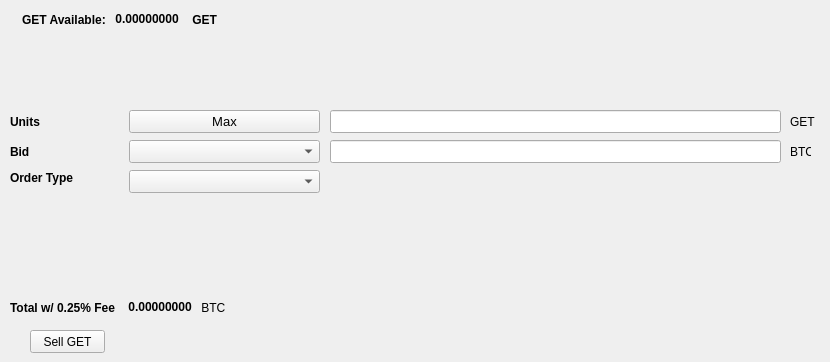
   <widget class="QWidget" name="SellTab">
    <attribute name="title">
     <string>Sell</string>
    </attribute>
    <widget class="QLabel" name="label_16">
     <property name="geometry">
      <rect>
       <x>790</x>
       <y>140</y>
       <width>21</width>
       <height>23</height>
      </rect>
     </property>
     <property name="text">
      <string>BTC</string>
     </property>
    </widget>
    <widget class="QComboBox" name="SellBidcomboBox">
     <property name="geometry">
      <rect>
       <x>129</x>
       <y>140</y>
       <width>191</width>
       <height>23</height>
      </rect>
     </property>
     <property name="font">
      <font>
       <pointsize>10</pointsize>
      </font>
     </property>
    </widget>
    <widget class="QLabel" name="label_18">
     <property name="geometry">
      <rect>
       <x>10</x>
       <y>110</y>
       <width>46</width>
       <height>23</height>
      </rect>
     </property>
     <property name="font">
      <font>
       <weight>75</weight>
       <bold>true</bold>
      </font>
     </property>
     <property name="text">
      <string>Units</string>
     </property>
    </widget>
    <widget class="QPushButton" name="Sell_Max_Amount">
     <property name="geometry">
      <rect>
       <x>129</x>
       <y>110</y>
       <width>191</width>
       <height>23</height>
      </rect>
     </property>
     <property name="font">
      <font>
       <pointsize>10</pointsize>
      </font>
     </property>
     <property name="text">
      <string>Max</string>
     </property>
    </widget>
    <widget class="QLabel" name="label_20">
     <property name="geometry">
      <rect>
       <x>10</x>
       <y>170</y>
       <width>71</width>
       <height>16</height>
      </rect>
     </property>
     <property name="font">
      <font>
       <weight>75</weight>
       <bold>true</bold>
      </font>
     </property>
     <property name="text">
      <string>Order Type</string>
     </property>
    </widget>
    <widget class="QComboBox" name="SellOrdertypeCombo">
     <property name="geometry">
      <rect>
       <x>129</x>
       <y>170</y>
       <width>191</width>
       <height>23</height>
      </rect>
     </property>
     <property name="font">
      <font>
       <pointsize>10</pointsize>
      </font>
     </property>
    </widget>
    <widget class="QLabel" name="label_21">
     <property name="geometry">
      <rect>
       <x>10</x>
       <y>140</y>
       <width>46</width>
       <height>23</height>
      </rect>
     </property>
     <property name="font">
      <font>
       <weight>75</weight>
       <bold>true</bold>
      </font>
     </property>
     <property name="text">
      <string>Bid</string>
     </property>
    </widget>
    <widget class="QLabel" name="label_22">
     <property name="geometry">
      <rect>
       <x>790</x>
       <y>110</y>
       <width>31</width>
       <height>23</height>
      </rect>
     </property>
     <property name="text">
      <string>GET</string>
     </property>
    </widget>
    <widget class="QLineEdit" name="UnitsInputGET">
     <property name="geometry">
      <rect>
       <x>330</x>
       <y>110</y>
       <width>451</width>
       <height>23</height>
      </rect>
     </property>
     <property name="font">
      <font>
       <pointsize>9</pointsize>
       <weight>75</weight>
       <bold>true</bold>
      </font>
     </property>
    </widget>
    <widget class="QLineEdit" name="SellBidPriceEdit">
     <property name="geometry">
      <rect>
       <x>330</x>
       <y>140</y>
       <width>451</width>
       <height>23</height>
      </rect>
     </property>
     <property name="font">
      <font>
       <pointsize>9</pointsize>
       <weight>75</weight>
       <bold>true</bold>
      </font>
     </property>
    </widget>
    <widget class="QPushButton" name="SellGETBTN">
     <property name="geometry">
      <rect>
       <x>30</x>
       <y>330</y>
       <width>75</width>
       <height>23</height>
      </rect>
     </property>
     <property name="text">
      <string>Sell GET</string>
     </property>
    </widget>
    <widget class="QWidget" name="layoutWidget">
     <property name="geometry">
      <rect>
       <x>22</x>
       <y>12</y>
       <width>200</width>
       <height>15</height>
      </rect>
     </property>
     <layout class="QHBoxLayout" name="horizontalLayout">
      <item>
       <widget class="QLabel" name="label232_2">
        <property name="font">
         <font>
          <weight>75</weight>
          <bold>true</bold>
         </font>
        </property>
        <property name="text">
         <string>GET Available:</string>
        </property>
       </widget>
      </item>
      <item>
       <widget class="QLabel" name="GETAvailableLabel">
        <property name="palette">
         <palette>
          <active>
           <colorrole role="WindowText">
            <brush brushstyle="SolidPattern">
             <color alpha="255">
              <red>0</red>
              <green>0</green>
              <blue>0</blue>
             </color>
            </brush>
           </colorrole>
           <colorrole role="Button">
            <brush brushstyle="SolidPattern">
             <color alpha="255">
              <red>0</red>
              <green>170</green>
              <blue>0</blue>
             </color>
            </brush>
           </colorrole>
           <colorrole role="Light">
            <brush brushstyle="SolidPattern">
             <color alpha="255">
              <red>0</red>
              <green>255</green>
              <blue>0</blue>
             </color>
            </brush>
           </colorrole>
           <colorrole role="Midlight">
            <brush brushstyle="SolidPattern">
             <color alpha="255">
              <red>0</red>
              <green>212</green>
              <blue>0</blue>
             </color>
            </brush>
           </colorrole>
           <colorrole role="Dark">
            <brush brushstyle="SolidPattern">
             <color alpha="255">
              <red>0</red>
              <green>85</green>
              <blue>0</blue>
             </color>
            </brush>
           </colorrole>
           <colorrole role="Mid">
            <brush brushstyle="SolidPattern">
             <color alpha="255">
              <red>0</red>
              <green>113</green>
              <blue>0</blue>
             </color>
            </brush>
           </colorrole>
           <colorrole role="Text">
            <brush brushstyle="SolidPattern">
             <color alpha="255">
              <red>0</red>
              <green>170</green>
              <blue>0</blue>
             </color>
            </brush>
           </colorrole>
           <colorrole role="BrightText">
            <brush brushstyle="SolidPattern">
             <color alpha="255">
              <red>255</red>
              <green>255</green>
              <blue>255</blue>
             </color>
            </brush>
           </colorrole>
           <colorrole role="ButtonText">
            <brush brushstyle="SolidPattern">
             <color alpha="255">
              <red>0</red>
              <green>0</green>
              <blue>0</blue>
             </color>
            </brush>
           </colorrole>
           <colorrole role="Base">
            <brush brushstyle="SolidPattern">
             <color alpha="255">
              <red>255</red>
              <green>255</green>
              <blue>255</blue>
             </color>
            </brush>
           </colorrole>
           <colorrole role="Window">
            <brush brushstyle="SolidPattern">
             <color alpha="255">
              <red>0</red>
              <green>170</green>
              <blue>0</blue>
             </color>
            </brush>
           </colorrole>
           <colorrole role="Shadow">
            <brush brushstyle="SolidPattern">
             <color alpha="255">
              <red>0</red>
              <green>0</green>
              <blue>0</blue>
             </color>
            </brush>
           </colorrole>
           <colorrole role="AlternateBase">
            <brush brushstyle="SolidPattern">
             <color alpha="255">
              <red>127</red>
              <green>212</green>
              <blue>127</blue>
             </color>
            </brush>
           </colorrole>
           <colorrole role="ToolTipBase">
            <brush brushstyle="SolidPattern">
             <color alpha="255">
              <red>255</red>
              <green>255</green>
              <blue>220</blue>
             </color>
            </brush>
           </colorrole>
           <colorrole role="ToolTipText">
            <brush brushstyle="SolidPattern">
             <color alpha="255">
              <red>0</red>
              <green>0</green>
              <blue>0</blue>
             </color>
            </brush>
           </colorrole>
          </active>
          <inactive>
           <colorrole role="WindowText">
            <brush brushstyle="SolidPattern">
             <color alpha="255">
              <red>0</red>
              <green>0</green>
              <blue>0</blue>
             </color>
            </brush>
           </colorrole>
           <colorrole role="Button">
            <brush brushstyle="SolidPattern">
             <color alpha="255">
              <red>0</red>
              <green>170</green>
              <blue>0</blue>
             </color>
            </brush>
           </colorrole>
           <colorrole role="Light">
            <brush brushstyle="SolidPattern">
             <color alpha="255">
              <red>0</red>
              <green>255</green>
              <blue>0</blue>
             </color>
            </brush>
           </colorrole>
           <colorrole role="Midlight">
            <brush brushstyle="SolidPattern">
             <color alpha="255">
              <red>0</red>
              <green>212</green>
              <blue>0</blue>
             </color>
            </brush>
           </colorrole>
           <colorrole role="Dark">
            <brush brushstyle="SolidPattern">
             <color alpha="255">
              <red>0</red>
              <green>85</green>
              <blue>0</blue>
             </color>
            </brush>
           </colorrole>
           <colorrole role="Mid">
            <brush brushstyle="SolidPattern">
             <color alpha="255">
              <red>0</red>
              <green>113</green>
              <blue>0</blue>
             </color>
            </brush>
           </colorrole>
           <colorrole role="Text">
            <brush brushstyle="SolidPattern">
             <color alpha="255">
              <red>0</red>
              <green>170</green>
              <blue>0</blue>
             </color>
            </brush>
           </colorrole>
           <colorrole role="BrightText">
            <brush brushstyle="SolidPattern">
             <color alpha="255">
              <red>255</red>
              <green>255</green>
              <blue>255</blue>
             </color>
            </brush>
           </colorrole>
           <colorrole role="ButtonText">
            <brush brushstyle="SolidPattern">
             <color alpha="255">
              <red>0</red>
              <green>0</green>
              <blue>0</blue>
             </color>
            </brush>
           </colorrole>
           <colorrole role="Base">
            <brush brushstyle="SolidPattern">
             <color alpha="255">
              <red>255</red>
              <green>255</green>
              <blue>255</blue>
             </color>
            </brush>
           </colorrole>
           <colorrole role="Window">
            <brush brushstyle="SolidPattern">
             <color alpha="255">
              <red>0</red>
              <green>170</green>
              <blue>0</blue>
             </color>
            </brush>
           </colorrole>
           <colorrole role="Shadow">
            <brush brushstyle="SolidPattern">
             <color alpha="255">
              <red>0</red>
              <green>0</green>
              <blue>0</blue>
             </color>
            </brush>
           </colorrole>
           <colorrole role="AlternateBase">
            <brush brushstyle="SolidPattern">
             <color alpha="255">
              <red>127</red>
              <green>212</green>
              <blue>127</blue>
             </color>
            </brush>
           </colorrole>
           <colorrole role="ToolTipBase">
            <brush brushstyle="SolidPattern">
             <color alpha="255">
              <red>255</red>
              <green>255</green>
              <blue>220</blue>
             </color>
            </brush>
           </colorrole>
           <colorrole role="ToolTipText">
            <brush brushstyle="SolidPattern">
             <color alpha="255">
              <red>0</red>
              <green>0</green>
              <blue>0</blue>
             </color>
            </brush>
           </colorrole>
          </inactive>
          <disabled>
           <colorrole role="WindowText">
            <brush brushstyle="SolidPattern">
             <color alpha="255">
              <red>0</red>
              <green>85</green>
              <blue>0</blue>
             </color>
            </brush>
           </colorrole>
           <colorrole role="Button">
            <brush brushstyle="SolidPattern">
             <color alpha="255">
              <red>0</red>
              <green>170</green>
              <blue>0</blue>
             </color>
            </brush>
           </colorrole>
           <colorrole role="Light">
            <brush brushstyle="SolidPattern">
             <color alpha="255">
              <red>0</red>
              <green>255</green>
              <blue>0</blue>
             </color>
            </brush>
           </colorrole>
           <colorrole role="Midlight">
            <brush brushstyle="SolidPattern">
             <color alpha="255">
              <red>0</red>
              <green>212</green>
              <blue>0</blue>
             </color>
            </brush>
           </colorrole>
           <colorrole role="Dark">
            <brush brushstyle="SolidPattern">
             <color alpha="255">
              <red>0</red>
              <green>85</green>
              <blue>0</blue>
             </color>
            </brush>
           </colorrole>
           <colorrole role="Mid">
            <brush brushstyle="SolidPattern">
             <color alpha="255">
              <red>0</red>
              <green>113</green>
              <blue>0</blue>
             </color>
            </brush>
           </colorrole>
           <colorrole role="Text">
            <brush brushstyle="SolidPattern">
             <color alpha="255">
              <red>0</red>
              <green>85</green>
              <blue>0</blue>
             </color>
            </brush>
           </colorrole>
           <colorrole role="BrightText">
            <brush brushstyle="SolidPattern">
             <color alpha="255">
              <red>255</red>
              <green>255</green>
              <blue>255</blue>
             </color>
            </brush>
           </colorrole>
           <colorrole role="ButtonText">
            <brush brushstyle="SolidPattern">
             <color alpha="255">
              <red>0</red>
              <green>85</green>
              <blue>0</blue>
             </color>
            </brush>
           </colorrole>
           <colorrole role="Base">
            <brush brushstyle="SolidPattern">
             <color alpha="255">
              <red>0</red>
              <green>170</green>
              <blue>0</blue>
             </color>
            </brush>
           </colorrole>
           <colorrole role="Window">
            <brush brushstyle="SolidPattern">
             <color alpha="255">
              <red>0</red>
              <green>170</green>
              <blue>0</blue>
             </color>
            </brush>
           </colorrole>
           <colorrole role="Shadow">
            <brush brushstyle="SolidPattern">
             <color alpha="255">
              <red>0</red>
              <green>0</green>
              <blue>0</blue>
             </color>
            </brush>
           </colorrole>
           <colorrole role="AlternateBase">
            <brush brushstyle="SolidPattern">
             <color alpha="255">
              <red>0</red>
              <green>170</green>
              <blue>0</blue>
             </color>
            </brush>
           </colorrole>
           <colorrole role="ToolTipBase">
            <brush brushstyle="SolidPattern">
             <color alpha="255">
              <red>255</red>
              <green>255</green>
              <blue>220</blue>
             </color>
            </brush>
           </colorrole>
           <colorrole role="ToolTipText">
            <brush brushstyle="SolidPattern">
             <color alpha="255">
              <red>0</red>
              <green>0</green>
              <blue>0</blue>
             </color>
            </brush>
           </colorrole>
          </disabled>
         </palette>
        </property>
        <property name="font">
         <font>
          <weight>75</weight>
          <bold>true</bold>
         </font>
        </property>
        <property name="text">
         <string> 0.00000000 </string>
        </property>
        <property name="textInteractionFlags">
         <set>Qt::LinksAccessibleByMouse|Qt::TextSelectableByKeyboard|Qt::TextSelectableByMouse</set>
        </property>
       </widget>
      </item>
      <item>
       <widget class="QLabel" name="labelGET">
        <property name="font">
         <font>
          <weight>75</weight>
          <bold>true</bold>
         </font>
        </property>
        <property name="text">
         <string> GET</string>
        </property>
       </widget>
      </item>
     </layout>
    </widget>
    <widget class="QWidget" name="layoutWidget">
     <property name="geometry">
      <rect>
       <x>10</x>
       <y>300</y>
       <width>218</width>
       <height>15</height>
      </rect>
     </property>
     <layout class="QHBoxLayout" name="horizontalLayout_2">
      <item>
       <widget class="QLabel" name="label_19">
        <property name="font">
         <font>
          <weight>75</weight>
          <bold>true</bold>
         </font>
        </property>
        <property name="text">
         <string>Total w/ 0.25% Fee </string>
        </property>
       </widget>
      </item>
      <item>
       <widget class="QLabel" name="SellCostLabel">
        <property name="palette">
         <palette>
          <active>
           <colorrole role="WindowText">
            <brush brushstyle="SolidPattern">
             <color alpha="255">
              <red>0</red>
              <green>0</green>
              <blue>0</blue>
             </color>
            </brush>
           </colorrole>
           <colorrole role="Button">
            <brush brushstyle="SolidPattern">
             <color alpha="255">
              <red>0</red>
              <green>170</green>
              <blue>0</blue>
             </color>
            </brush>
           </colorrole>
           <colorrole role="Light">
            <brush brushstyle="SolidPattern">
             <color alpha="255">
              <red>0</red>
              <green>255</green>
              <blue>0</blue>
             </color>
            </brush>
           </colorrole>
           <colorrole role="Midlight">
            <brush brushstyle="SolidPattern">
             <color alpha="255">
              <red>0</red>
              <green>212</green>
              <blue>0</blue>
             </color>
            </brush>
           </colorrole>
           <colorrole role="Dark">
            <brush brushstyle="SolidPattern">
             <color alpha="255">
              <red>0</red>
              <green>85</green>
              <blue>0</blue>
             </color>
            </brush>
           </colorrole>
           <colorrole role="Mid">
            <brush brushstyle="SolidPattern">
             <color alpha="255">
              <red>0</red>
              <green>113</green>
              <blue>0</blue>
             </color>
            </brush>
           </colorrole>
           <colorrole role="Text">
            <brush brushstyle="SolidPattern">
             <color alpha="255">
              <red>0</red>
              <green>170</green>
              <blue>0</blue>
             </color>
            </brush>
           </colorrole>
           <colorrole role="BrightText">
            <brush brushstyle="SolidPattern">
             <color alpha="255">
              <red>255</red>
              <green>255</green>
              <blue>255</blue>
             </color>
            </brush>
           </colorrole>
           <colorrole role="ButtonText">
            <brush brushstyle="SolidPattern">
             <color alpha="255">
              <red>0</red>
              <green>0</green>
              <blue>0</blue>
             </color>
            </brush>
           </colorrole>
           <colorrole role="Base">
            <brush brushstyle="SolidPattern">
             <color alpha="255">
              <red>255</red>
              <green>255</green>
              <blue>255</blue>
             </color>
            </brush>
           </colorrole>
           <colorrole role="Window">
            <brush brushstyle="SolidPattern">
             <color alpha="255">
              <red>0</red>
              <green>170</green>
              <blue>0</blue>
             </color>
            </brush>
           </colorrole>
           <colorrole role="Shadow">
            <brush brushstyle="SolidPattern">
             <color alpha="255">
              <red>0</red>
              <green>0</green>
              <blue>0</blue>
             </color>
            </brush>
           </colorrole>
           <colorrole role="AlternateBase">
            <brush brushstyle="SolidPattern">
             <color alpha="255">
              <red>127</red>
              <green>212</green>
              <blue>127</blue>
             </color>
            </brush>
           </colorrole>
           <colorrole role="ToolTipBase">
            <brush brushstyle="SolidPattern">
             <color alpha="255">
              <red>255</red>
              <green>255</green>
              <blue>220</blue>
             </color>
            </brush>
           </colorrole>
           <colorrole role="ToolTipText">
            <brush brushstyle="SolidPattern">
             <color alpha="255">
              <red>0</red>
              <green>0</green>
              <blue>0</blue>
             </color>
            </brush>
           </colorrole>
          </active>
          <inactive>
           <colorrole role="WindowText">
            <brush brushstyle="SolidPattern">
             <color alpha="255">
              <red>0</red>
              <green>0</green>
              <blue>0</blue>
             </color>
            </brush>
           </colorrole>
           <colorrole role="Button">
            <brush brushstyle="SolidPattern">
             <color alpha="255">
              <red>0</red>
              <green>170</green>
              <blue>0</blue>
             </color>
            </brush>
           </colorrole>
           <colorrole role="Light">
            <brush brushstyle="SolidPattern">
             <color alpha="255">
              <red>0</red>
              <green>255</green>
              <blue>0</blue>
             </color>
            </brush>
           </colorrole>
           <colorrole role="Midlight">
            <brush brushstyle="SolidPattern">
             <color alpha="255">
              <red>0</red>
              <green>212</green>
              <blue>0</blue>
             </color>
            </brush>
           </colorrole>
           <colorrole role="Dark">
            <brush brushstyle="SolidPattern">
             <color alpha="255">
              <red>0</red>
              <green>85</green>
              <blue>0</blue>
             </color>
            </brush>
           </colorrole>
           <colorrole role="Mid">
            <brush brushstyle="SolidPattern">
             <color alpha="255">
              <red>0</red>
              <green>113</green>
              <blue>0</blue>
             </color>
            </brush>
           </colorrole>
           <colorrole role="Text">
            <brush brushstyle="SolidPattern">
             <color alpha="255">
              <red>0</red>
              <green>170</green>
              <blue>0</blue>
             </color>
            </brush>
           </colorrole>
           <colorrole role="BrightText">
            <brush brushstyle="SolidPattern">
             <color alpha="255">
              <red>255</red>
              <green>255</green>
              <blue>255</blue>
             </color>
            </brush>
           </colorrole>
           <colorrole role="ButtonText">
            <brush brushstyle="SolidPattern">
             <color alpha="255">
              <red>0</red>
              <green>0</green>
              <blue>0</blue>
             </color>
            </brush>
           </colorrole>
           <colorrole role="Base">
            <brush brushstyle="SolidPattern">
             <color alpha="255">
              <red>255</red>
              <green>255</green>
              <blue>255</blue>
             </color>
            </brush>
           </colorrole>
           <colorrole role="Window">
            <brush brushstyle="SolidPattern">
             <color alpha="255">
              <red>0</red>
              <green>170</green>
              <blue>0</blue>
             </color>
            </brush>
           </colorrole>
           <colorrole role="Shadow">
            <brush brushstyle="SolidPattern">
             <color alpha="255">
              <red>0</red>
              <green>0</green>
              <blue>0</blue>
             </color>
            </brush>
           </colorrole>
           <colorrole role="AlternateBase">
            <brush brushstyle="SolidPattern">
             <color alpha="255">
              <red>127</red>
              <green>212</green>
              <blue>127</blue>
             </color>
            </brush>
           </colorrole>
           <colorrole role="ToolTipBase">
            <brush brushstyle="SolidPattern">
             <color alpha="255">
              <red>255</red>
              <green>255</green>
              <blue>220</blue>
             </color>
            </brush>
           </colorrole>
           <colorrole role="ToolTipText">
            <brush brushstyle="SolidPattern">
             <color alpha="255">
              <red>0</red>
              <green>0</green>
              <blue>0</blue>
             </color>
            </brush>
           </colorrole>
          </inactive>
          <disabled>
           <colorrole role="WindowText">
            <brush brushstyle="SolidPattern">
             <color alpha="255">
              <red>0</red>
              <green>85</green>
              <blue>0</blue>
             </color>
            </brush>
           </colorrole>
           <colorrole role="Button">
            <brush brushstyle="SolidPattern">
             <color alpha="255">
              <red>0</red>
              <green>170</green>
              <blue>0</blue>
             </color>
            </brush>
           </colorrole>
           <colorrole role="Light">
            <brush brushstyle="SolidPattern">
             <color alpha="255">
              <red>0</red>
              <green>255</green>
              <blue>0</blue>
             </color>
            </brush>
           </colorrole>
           <colorrole role="Midlight">
            <brush brushstyle="SolidPattern">
             <color alpha="255">
              <red>0</red>
              <green>212</green>
              <blue>0</blue>
             </color>
            </brush>
           </colorrole>
           <colorrole role="Dark">
            <brush brushstyle="SolidPattern">
             <color alpha="255">
              <red>0</red>
              <green>85</green>
              <blue>0</blue>
             </color>
            </brush>
           </colorrole>
           <colorrole role="Mid">
            <brush brushstyle="SolidPattern">
             <color alpha="255">
              <red>0</red>
              <green>113</green>
              <blue>0</blue>
             </color>
            </brush>
           </colorrole>
           <colorrole role="Text">
            <brush brushstyle="SolidPattern">
             <color alpha="255">
              <red>0</red>
              <green>85</green>
              <blue>0</blue>
             </color>
            </brush>
           </colorrole>
           <colorrole role="BrightText">
            <brush brushstyle="SolidPattern">
             <color alpha="255">
              <red>255</red>
              <green>255</green>
              <blue>255</blue>
             </color>
            </brush>
           </colorrole>
           <colorrole role="ButtonText">
            <brush brushstyle="SolidPattern">
             <color alpha="255">
              <red>0</red>
              <green>85</green>
              <blue>0</blue>
             </color>
            </brush>
           </colorrole>
           <colorrole role="Base">
            <brush brushstyle="SolidPattern">
             <color alpha="255">
              <red>0</red>
              <green>170</green>
              <blue>0</blue>
             </color>
            </brush>
           </colorrole>
           <colorrole role="Window">
            <brush brushstyle="SolidPattern">
             <color alpha="255">
              <red>0</red>
              <green>170</green>
              <blue>0</blue>
             </color>
            </brush>
           </colorrole>
           <colorrole role="Shadow">
            <brush brushstyle="SolidPattern">
             <color alpha="255">
              <red>0</red>
              <green>0</green>
              <blue>0</blue>
             </color>
            </brush>
           </colorrole>
           <colorrole role="AlternateBase">
            <brush brushstyle="SolidPattern">
             <color alpha="255">
              <red>0</red>
              <green>170</green>
              <blue>0</blue>
             </color>
            </brush>
           </colorrole>
           <colorrole role="ToolTipBase">
            <brush brushstyle="SolidPattern">
             <color alpha="255">
              <red>255</red>
              <green>255</green>
              <blue>220</blue>
             </color>
            </brush>
           </colorrole>
           <colorrole role="ToolTipText">
            <brush brushstyle="SolidPattern">
             <color alpha="255">
              <red>0</red>
              <green>0</green>
              <blue>0</blue>
             </color>
            </brush>
           </colorrole>
          </disabled>
         </palette>
        </property>
        <property name="font">
         <font>
          <weight>75</weight>
          <bold>true</bold>
         </font>
        </property>
        <property name="autoFillBackground">
         <bool>false</bool>
        </property>
        <property name="text">
         <string> 0.00000000</string>
        </property>
        <property name="textInteractionFlags">
         <set>Qt::LinksAccessibleByMouse|Qt::TextSelectableByMouse</set>
        </property>
       </widget>
      </item>
      <item>
       <widget class="QLabel" name="label_17">
        <property name="font">
         <font>
          <weight>50</weight>
          <bold>false</bold>
         </font>
        </property>
        <property name="text">
         <string> BTC</string>
        </property>
       </widget>
      </item>
     </layout>
    </widget>
   </widget>
